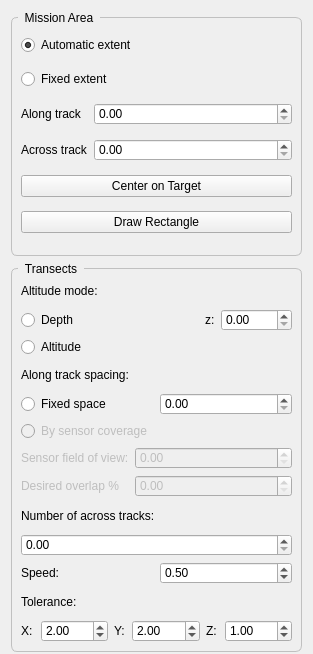
<?xml version="1.0" encoding="UTF-8"?>
<ui version="4.0">
 <class>LawnMowerWidget</class>
 <widget class="QWidget" name="LawnMowerWidget">
  <property name="geometry">
   <rect>
    <x>0</x>
    <y>0</y>
    <width>313</width>
    <height>654</height>
   </rect>
  </property>
  <property name="sizePolicy">
   <sizepolicy hsizetype="Expanding" vsizetype="Preferred">
    <horstretch>0</horstretch>
    <verstretch>0</verstretch>
   </sizepolicy>
  </property>
  <property name="minimumSize">
   <size>
    <width>0</width>
    <height>654</height>
   </size>
  </property>
  <property name="windowTitle">
   <string>Form</string>
  </property>
  <layout class="QVBoxLayout" name="verticalLayout_3">
   <item>
    <widget class="QGroupBox" name="missionAreaGroupBox">
     <property name="minimumSize">
      <size>
       <width>0</width>
       <height>245</height>
      </size>
     </property>
     <property name="maximumSize">
      <size>
       <width>16777215</width>
       <height>245</height>
      </size>
     </property>
     <property name="styleSheet">
      <string notr="true">QGroupBox {
    border: 1px solid silver;
    border-radius: 6px;
    margin-top: 6px;
}

QGroupBox::title {
    subcontrol-origin: margin;
    left: 7px;
    padding: 0px 5px 0px 5px;
}</string>
     </property>
     <property name="title">
      <string>Mission Area</string>
     </property>
     <layout class="QGridLayout" name="gridLayout">
      <item row="2" column="1">
       <widget class="QDoubleSpinBox" name="alongTLength">
        <property name="sizePolicy">
         <sizepolicy hsizetype="Expanding" vsizetype="Fixed">
          <horstretch>0</horstretch>
          <verstretch>0</verstretch>
         </sizepolicy>
        </property>
        <property name="locale">
         <locale language="English" country="UnitedKingdom"/>
        </property>
        <property name="maximum">
         <double>99999.990000000005239</double>
        </property>
       </widget>
      </item>
      <item row="2" column="0">
       <widget class="QLabel" name="alongTrackLabel">
        <property name="sizePolicy">
         <sizepolicy hsizetype="Fixed" vsizetype="Preferred">
          <horstretch>0</horstretch>
          <verstretch>0</verstretch>
         </sizepolicy>
        </property>
        <property name="text">
         <string>Along track</string>
        </property>
       </widget>
      </item>
      <item row="3" column="0">
       <widget class="QLabel" name="acrossTrackLabel">
        <property name="sizePolicy">
         <sizepolicy hsizetype="Fixed" vsizetype="Preferred">
          <horstretch>0</horstretch>
          <verstretch>0</verstretch>
         </sizepolicy>
        </property>
        <property name="text">
         <string>Across track</string>
        </property>
       </widget>
      </item>
      <item row="3" column="1">
       <widget class="QDoubleSpinBox" name="acrossTLength">
        <property name="sizePolicy">
         <sizepolicy hsizetype="Expanding" vsizetype="Fixed">
          <horstretch>0</horstretch>
          <verstretch>0</verstretch>
         </sizepolicy>
        </property>
        <property name="locale">
         <locale language="English" country="UnitedKingdom"/>
        </property>
        <property name="maximum">
         <double>99999.990000000005239</double>
        </property>
       </widget>
      </item>
      <item row="0" column="0" colspan="2">
       <widget class="QRadioButton" name="automaticExtent">
        <property name="text">
         <string>Automatic extent</string>
        </property>
        <property name="checked">
         <bool>true</bool>
        </property>
       </widget>
      </item>
      <item row="1" column="0" colspan="2">
       <widget class="QRadioButton" name="fixedExtent">
        <property name="text">
         <string>Fixed extent </string>
        </property>
       </widget>
      </item>
      <item row="5" column="0" colspan="2">
       <widget class="QPushButton" name="centerOnTargetButton">
        <property name="text">
         <string>Center on Target</string>
        </property>
       </widget>
      </item>
      <item row="6" column="0" colspan="2">
       <widget class="QPushButton" name="drawRectangleButton">
        <property name="text">
         <string>Draw Rectangle</string>
        </property>
       </widget>
      </item>
     </layout>
    </widget>
   </item>
   <item>
    <widget class="QGroupBox" name="transectsGroupBox">
     <property name="sizePolicy">
      <sizepolicy hsizetype="Preferred" vsizetype="Preferred">
       <horstretch>0</horstretch>
       <verstretch>0</verstretch>
      </sizepolicy>
     </property>
     <property name="minimumSize">
      <size>
       <width>0</width>
       <height>390</height>
      </size>
     </property>
     <property name="maximumSize">
      <size>
       <width>16777215</width>
       <height>390</height>
      </size>
     </property>
     <property name="styleSheet">
      <string notr="true">QGroupBox {
    border: 1px solid silver;
    border-radius: 6px;
    margin-top: 6px;
}

QGroupBox::title {
    subcontrol-origin: margin;
    left: 7px;
    padding: 0px 5px 0px 5px;
}</string>
     </property>
     <property name="title">
      <string>Transects</string>
     </property>
     <layout class="QVBoxLayout" name="verticalLayout_2">
      <item>
       <widget class="QLabel" name="altitudeModeLabel">
        <property name="text">
         <string>Altitude mode:</string>
        </property>
       </widget>
      </item>
      <item>
       <layout class="QHBoxLayout" name="horizontalLayout_2">
        <item>
         <widget class="QRadioButton" name="depthButton">
          <property name="text">
           <string>Depth</string>
          </property>
          <property name="checked">
           <bool>false</bool>
          </property>
          <attribute name="buttonGroup">
           <string notr="true">buttonGroup</string>
          </attribute>
         </widget>
        </item>
        <item>
         <spacer name="horizontalSpacer">
          <property name="orientation">
           <enum>Qt::Horizontal</enum>
          </property>
          <property name="sizeHint" stdset="0">
           <size>
            <width>40</width>
            <height>20</height>
           </size>
          </property>
         </spacer>
        </item>
        <item>
         <widget class="QLabel" name="zLabel">
          <property name="text">
           <string>z:</string>
          </property>
         </widget>
        </item>
        <item>
         <widget class="QDoubleSpinBox" name="depthAltitudeBox">
          <property name="enabled">
           <bool>true</bool>
          </property>
          <property name="sizePolicy">
           <sizepolicy hsizetype="Fixed" vsizetype="Fixed">
            <horstretch>0</horstretch>
            <verstretch>0</verstretch>
           </sizepolicy>
          </property>
          <property name="locale">
           <locale language="English" country="UnitedKingdom"/>
          </property>
          <property name="maximum">
           <double>9999.989999999999782</double>
          </property>
         </widget>
        </item>
       </layout>
      </item>
      <item>
       <widget class="QRadioButton" name="altitudeButton">
        <property name="text">
         <string>Altitude</string>
        </property>
        <attribute name="buttonGroup">
         <string notr="true">buttonGroup</string>
        </attribute>
       </widget>
      </item>
      <item>
       <widget class="QLabel" name="alongTrackSpacingLabel">
        <property name="text">
         <string>Along track spacing:</string>
        </property>
       </widget>
      </item>
      <item>
       <layout class="QHBoxLayout" name="horizontalLayout">
        <item>
         <widget class="QRadioButton" name="fixedSpace">
          <property name="text">
           <string>Fixed space </string>
          </property>
         </widget>
        </item>
        <item>
         <widget class="QDoubleSpinBox" name="alongTSpace">
          <property name="locale">
           <locale language="English" country="UnitedKingdom"/>
          </property>
          <property name="maximum">
           <double>99999.990000000005239</double>
          </property>
         </widget>
        </item>
       </layout>
      </item>
      <item>
       <widget class="QRadioButton" name="bySensorCoverage">
        <property name="enabled">
         <bool>false</bool>
        </property>
        <property name="text">
         <string>By sensor coverage</string>
        </property>
       </widget>
      </item>
      <item>
       <layout class="QFormLayout" name="formLayout_2">
        <item row="0" column="0">
         <widget class="QLabel" name="fovLabel">
          <property name="enabled">
           <bool>false</bool>
          </property>
          <property name="text">
           <string>Sensor field of view:</string>
          </property>
         </widget>
        </item>
        <item row="0" column="1">
         <widget class="QDoubleSpinBox" name="fovValue">
          <property name="enabled">
           <bool>false</bool>
          </property>
          <property name="locale">
           <locale language="English" country="UnitedKingdom"/>
          </property>
          <property name="maximum">
           <double>99999.990000000005239</double>
          </property>
         </widget>
        </item>
        <item row="1" column="0">
         <widget class="QLabel" name="overlapLabel">
          <property name="enabled">
           <bool>false</bool>
          </property>
          <property name="text">
           <string>Desired overlap %</string>
          </property>
         </widget>
        </item>
        <item row="1" column="1">
         <widget class="QDoubleSpinBox" name="overlapValue">
          <property name="enabled">
           <bool>false</bool>
          </property>
          <property name="locale">
           <locale language="English" country="UnitedKingdom"/>
          </property>
          <property name="maximum">
           <double>99999.990000000005239</double>
          </property>
         </widget>
        </item>
       </layout>
      </item>
      <item>
       <widget class="QLabel" name="acrossTracksLabel">
        <property name="text">
         <string>Number of across tracks:</string>
        </property>
       </widget>
      </item>
      <item>
       <widget class="QDoubleSpinBox" name="numAcrossTracks">
        <property name="locale">
         <locale language="English" country="UnitedKingdom"/>
        </property>
        <property name="maximum">
         <double>99999.990000000005239</double>
        </property>
       </widget>
      </item>
      <item>
       <layout class="QHBoxLayout" name="horizontalLayout_4">
        <item>
         <widget class="QLabel" name="speed_label">
          <property name="text">
           <string>Speed:</string>
          </property>
         </widget>
        </item>
        <item>
         <widget class="QDoubleSpinBox" name="speed_doubleSpinBox">
          <property name="locale">
           <locale language="English" country="UnitedKingdom"/>
          </property>
          <property name="singleStep">
           <double>0.100000000000000</double>
          </property>
          <property name="value">
           <double>0.500000000000000</double>
          </property>
         </widget>
        </item>
       </layout>
      </item>
      <item>
       <widget class="QLabel" name="tolerance_label">
        <property name="text">
         <string>Tolerance:</string>
        </property>
       </widget>
      </item>
      <item>
       <layout class="QHBoxLayout" name="horizontalLayout_3">
        <item>
         <widget class="QLabel" name="x_label">
          <property name="maximumSize">
           <size>
            <width>14</width>
            <height>16777215</height>
           </size>
          </property>
          <property name="text">
           <string>X:</string>
          </property>
         </widget>
        </item>
        <item>
         <widget class="QDoubleSpinBox" name="x_tolerance_doubleSpinBox">
          <property name="locale">
           <locale language="English" country="UnitedKingdom"/>
          </property>
          <property name="singleStep">
           <double>0.500000000000000</double>
          </property>
          <property name="value">
           <double>2.000000000000000</double>
          </property>
         </widget>
        </item>
        <item>
         <widget class="QLabel" name="y_label">
          <property name="maximumSize">
           <size>
            <width>12</width>
            <height>16777215</height>
           </size>
          </property>
          <property name="text">
           <string>Y:</string>
          </property>
         </widget>
        </item>
        <item>
         <widget class="QDoubleSpinBox" name="y_tolerance_doubleSpinBox">
          <property name="locale">
           <locale language="English" country="UnitedKingdom"/>
          </property>
          <property name="singleStep">
           <double>0.500000000000000</double>
          </property>
          <property name="value">
           <double>2.000000000000000</double>
          </property>
         </widget>
        </item>
        <item>
         <widget class="QLabel" name="z_label">
          <property name="maximumSize">
           <size>
            <width>13</width>
            <height>16777215</height>
           </size>
          </property>
          <property name="text">
           <string>Z:</string>
          </property>
         </widget>
        </item>
        <item>
         <widget class="QDoubleSpinBox" name="z_tolerance_doubleSpinBox">
          <property name="locale">
           <locale language="English" country="UnitedKingdom"/>
          </property>
          <property name="singleStep">
           <double>0.500000000000000</double>
          </property>
          <property name="value">
           <double>1.000000000000000</double>
          </property>
         </widget>
        </item>
       </layout>
      </item>
     </layout>
    </widget>
   </item>
  </layout>
 </widget>
 <resources/>
 <connections/>
 <buttongroups>
  <buttongroup name="buttonGroup"/>
 </buttongroups>
</ui>
